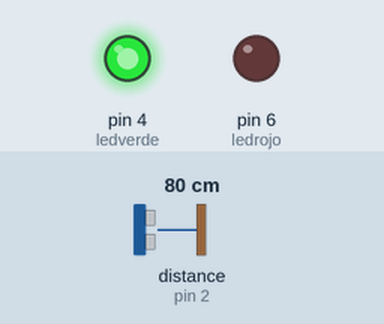
This sketch was run on a simulated Arduino Uno, built with avr-gcc and run on an emulated ATmega328P. On the bench: output pins drawn as LEDs (lit = HIGH). Wiring (inferred from the names in the program): ultrasonic range finder: trigger pin 3; echo pin 2. The test bench sets the inputs (shaded band); at power-on: distance to the obstacle (sensor on pin 2) 80 cm. The echo pulse lasts 58.3 µs per cm; pins used as bus, display or sensor lines are not drawn; what the sketch prints to the serial monitor is not drawn.

Above: at 1.2 s.
1.3 s: distance to the obstacle (sensor on pin 2) set to 2 cm
Timing chart, 0 to 4.3 s (numbered marks = the images above; inputs shaded):
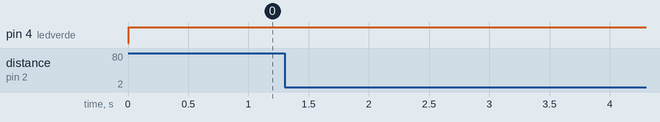

The sketch:

proximity_sensor.ino
```cpp
int ledverde = 4; //Pin donde esta tu led verde
int ledrojo = 6; //Pin donde esta tu led rojo
int trigPin = 3; //Pin que usaras como tu trigger
int echoPin = 2; //Pin que usaras para el echoPin
long duration, distance; //Defines las variables de duracion y distancia

void setup() {
  Serial.begin (9600); //Establece la velocidad de datos en bits por segundo (baudios, Baud Rate) para la transmisión de datos en serie.
  pinMode(trigPin, OUTPUT); //Defines que el pin del trigger sera salida
  pinMode(echoPin, INPUT); //Defines que el echoPin sera de entrada
  pinMode(ledverde, OUTPUT); //Defines que los leds son de salida
  pinMode(ledrojo, OUTPUT);
}

void loop() {
  int SpeedOfSound = .0343; //343m/s = 34300cm/s = 34.3cm/ms = .0343cm/us
  digitalWrite(trigPin, LOW);  //Te aseguras que cuando empiece el programa tu trigger este apagado
  delayMicroseconds(2);
  digitalWrite(trigPin, HIGH); //Le das un pulso para que este funcione
  delayMicroseconds(10); //
  digitalWrite(trigPin, LOW); //Lo apagas para que detecte el pulso
  duration = pulseIn(echoPin, HIGH); //pulseIn lee el tiempo que tardo la onda en ir y volver
  distance = (duration/2)*SpeedOfSound; //Es una funcion para definir la distancia
                                        //puesto que la envio y volvio divides este tiempo entre 2
                                        //y lo multiplicas por tu velocidad del sonido en cm y us
  if (distance < 80) { //Es donde defines la distancia que tu quieres para que el led prenda verde o rojo.
    digitalWrite(ledverde,HIGH); // Si el led verde prende el rojo debe estar apagado
    digitalWrite(ledrojo,LOW);
}
  else { //Defines que si no esta dentro de esa distancia entonces esta apagado y prende rojo
    digitalWrite(ledverde,LOW); //Si el led rojo esta prendido apagas el verde
    digitalWrite(ledrojo,HIGH);
  }
  if (distance >= 400 || distance <= 2){ //Si la distancia esta fuera de los parametros del sensor entonces
    Serial.println("Fuera de rango."); //te dice que esta fuera de rango.
  }
  else {
    Serial.print(distance); //Te da en tu monitor serial la distancia
    Serial.println(" cm"); //en cm
  }
  delay(250); //tiene un retrazo de 250milisegundos cada vez que corre para que el arduino no este tan cargado y se trabe.
}
```

Measured:
- after the input at 1.3 s, every drawn part: stays the same
